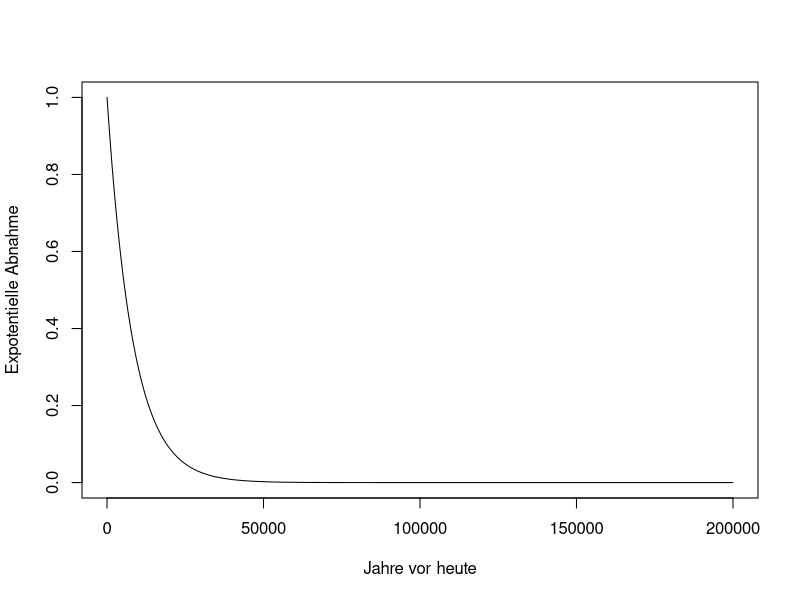
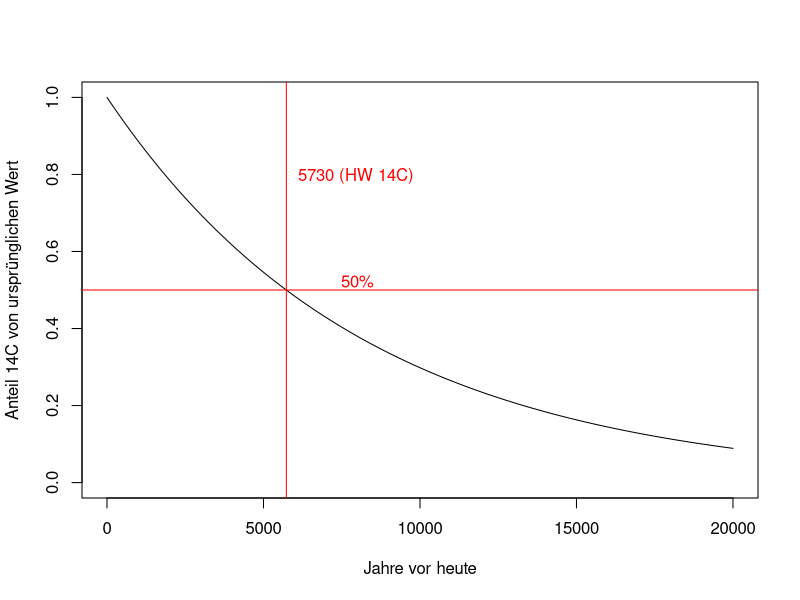
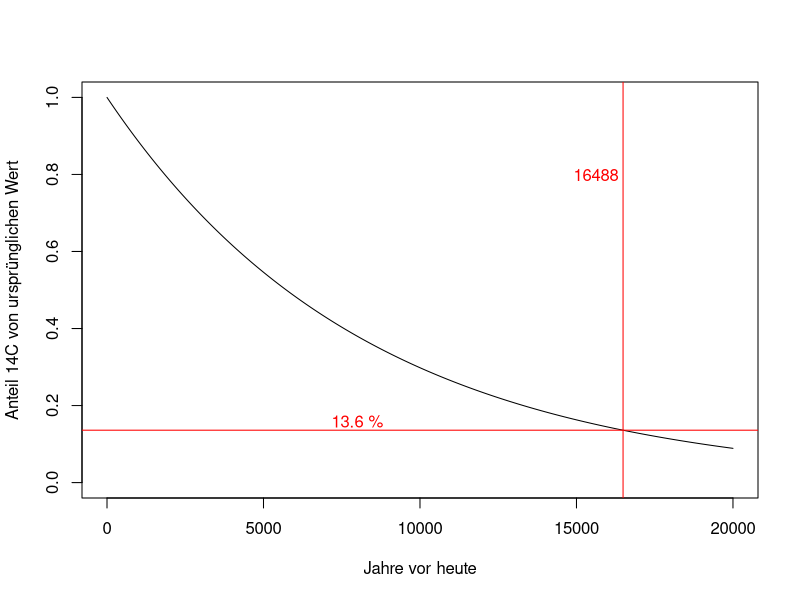

These figures' R source, in order:
## ---- chunk 1
# https://stackoverflow.com/questions/25646333/code-chunk-font-size-in-rmarkdown-with-knitr-and-latex
def.chunk.hook  <- knitr::knit_hooks$get("chunk")
knitr::knit_hooks$set(chunk = function(x, options) {
  x <- def.chunk.hook(x, options)
  ifelse(options$size != "normalsize", paste0("\\", options$size,"\n\n", x, "\n\n \\normalsize"), x)
})
library(magrittr)
library(kableExtra)
## ---- chunk 2
cat('# ', rmarkdown::metadata$title)
## ---- chunk 3
cat('## ', rmarkdown::metadata$subtitle)
## ---- chunk 4
cat('### ', rmarkdown::metadata$author)
## ---- chunk 5
cat('#### ', rmarkdown::metadata$institute)
## ---- chunk 6
cat(rmarkdown::metadata$date)
## ---- chunk 7
x = 1:200000
y = exp(-0.000121*x)
plot(x,y,type="l", xlab="Jahre vor heute", ylab="Expotentielle Abnahme", ylim=c(0,1))
## ---- chunk 8
x = 1:20000
y = exp(-0.000121*x)
plot(x,y,type="l", xlab="Jahre vor heute", ylab="Anteil 14C von ursprünglichen Wert", ylim=c(0,1))
abline(v=5730, col="red")
text(8000,0.5,label="50%", col="red", adj=c(0.5,-0.2))
abline(h=0.5, col="red")
text(5730,0.8,label="5730 (HW 14C)", col="red", adj=c(-0.1,.5))
## ---- chunk 9
ratio_14C = 0.136
cal_ratio_14C = log(ratio_14C)/-0.000121
plot(x,y,type="l", xlab="Jahre vor heute", ylab="Anteil 14C von ursprünglichen Wert", ylim=c(0,1))
abline(v=cal_ratio_14C, col="red")
text(8000,ratio_14C,label=paste0(ratio_14C*100, " %"), col="red", adj=c(0.5,-0.2))
abline(h=ratio_14C, col="red")
text(cal_ratio_14C,0.8,label=round(cal_ratio_14C), col="red", adj=c(1.1,.5))
